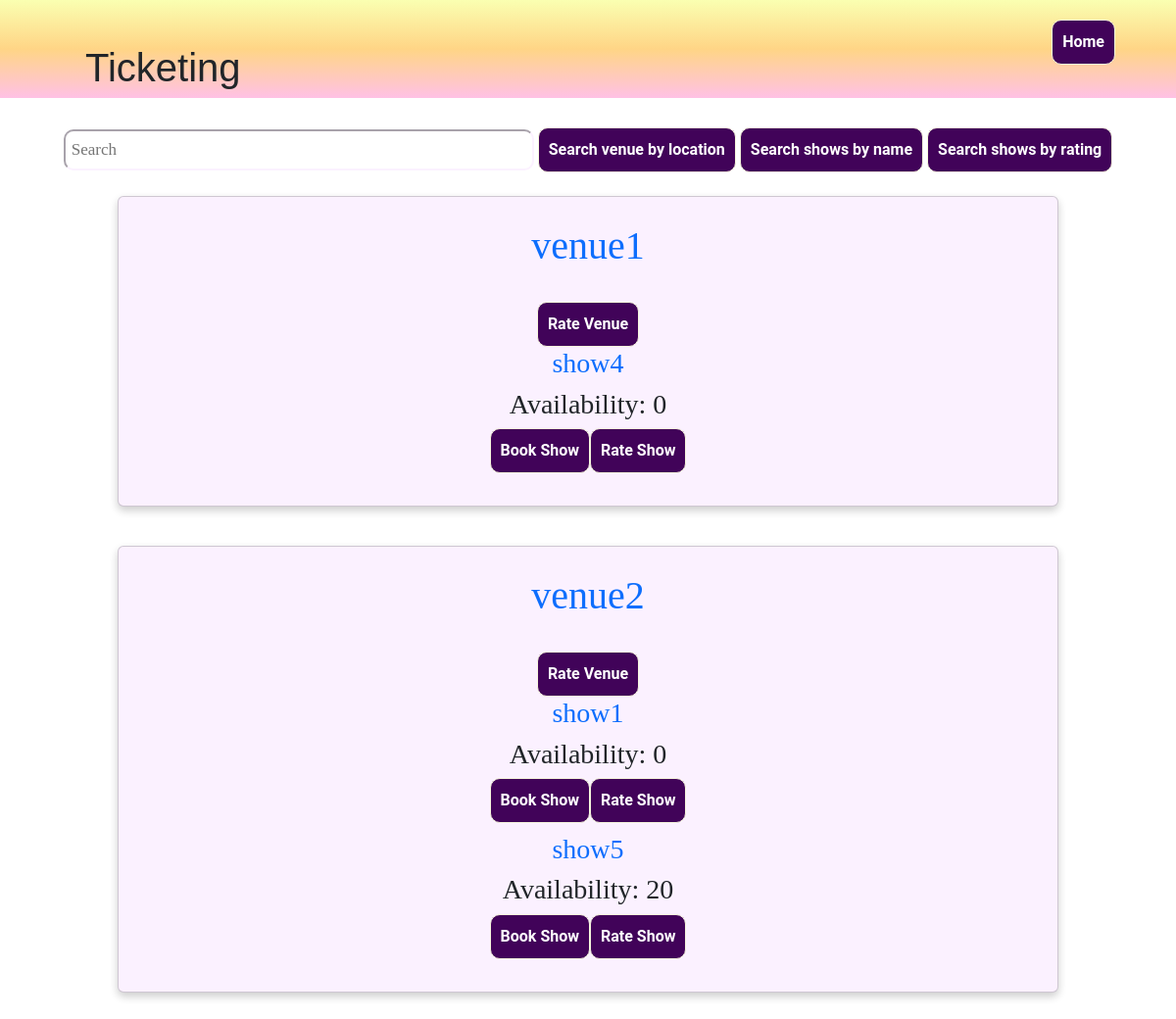
The page /home on the database its author committed.
### app.py (models this page shows)
class Venue(db.Model):
    _tablename_ = 'venue'
    venue_id = db.Column(db.Integer, primary_key=True, autoincrement=True)
    venue_name = db.Column(db.String, unique=True, nullable=False)
    location = db.Column(db.String)
    capacity = db.Column(db.Integer)
    rating = db.Column(db.Integer)
    ratingno = db.Column(db.Integer)

class Shows(db.Model):
    _tablename_ = 'shows'
    show_id = db.Column(db.Integer, primary_key=True, autoincrement=True)
    show_name = db.Column(db.String, unique=True, nullable=False)
    rating = db.Column(db.Integer)
    price = db.Column(db.Integer, nullable=False)
    date = db.Column(db.String)
    time = db.Column(db.String)
    availability=db.Column(db.Integer)
    venue_id = db.Column(db.Integer, db.ForeignKey('venue.venue_id'))
    ratingno = db.Column(db.Integer)

### app.py (the view, shortened to what this page needs)
@app.route('/home', methods=['GET', 'POST'])
def home():
    if request.method == 'GET':
        venueDict={}
        conn = sqlite3.connect("database.sqlite3")
        cur = conn.cursor()
        query = """SELECT venue_id,venue_name,location from venue"""
        cur.execute(query)
        venues = cur.fetchall()
        for venue in venues:
            query2 = """SELECT show_name,availability,show_id from shows where venue_id=?"""
            cur.execute(query2, (venue[0],))
            shows=cur.fetchall()
            venueDict[venue[0]]=[venue[1],shows,venue[2]]
        cur.close()
        return render_template("home.html", venueDict=venueDict)

### templates/home.html (shortened to what this page needs)
{% extends "base.html" %}
{% block body %}
<header>
    <div class="container">
        <div class="nav">
            <h1>Ticketing </h1>
            <div><a href='/home'><button>Home</button></a>
            </div>
        </div>
    </div>
</header>
<div class="home">
    <div class="search">
        <form action="/home" method="POST">
            <input type="text" placeholder="Search" name="searchTag" class="Search">
            <button type="submit" name="venueSearch">Search venue by location</button>
            <button type="submit" name="showSearchName">Search shows by name</button>
            <button type="submit" name="showSearchRating">Search shows by rating</button>
        </form>
    </div>
    {% for key,value in venueDict.items() %}
        <div class="card">
            <h1><a href="/venue/{{key}}">{{value[0]}}</a></h1>
            <a href='/rate/venue/{{key}}'><button>Rate Venue</button></a>
            {% for show in value[1] %}
                <h3 ><a href="/show/{{show[2]}}">{{show[0]}}</a></h3>
                <h3>Availability: {{show[1]}}</h3>
                <div class="manageShows">
                    <a href='/show/{{show[2]}}'><button>Book Show</button></a>
                    <a href='/rate/show/{{show[2]}}'><button>Rate Show</button></a>
                </div>
            {% endfor %}
        </div>
    {% endfor %}
    </div>
{% endblock %}

### static/style.css (style rules this page uses)
* { margin: 0px; padding: 0px; font-family: Cambria, Cochin, Georgia, Times, "Times New Roman", serif; box-sizing: border-box; }
body { font-size: 1rem; }
header { height: 100px; background-image: linear-gradient( rgb(250, 255, 177), rgb(255, 213, 134), rgb(255, 193, 229) ); }
button { border: 1px solid beige; color: white; outline: none; border-radius: 10px; padding: 10px; cursor: pointer; text-decoration: none; font-family: "Roboto", sans-serif; font-weight: bolder; background-color: rgb(65, 3, 89); }
.container { width: 95%; margin: auto; }
.nav { display: flex; justify-content: space-between; width: 100%; margin: auto; padding: 20px; }
h1 { font-family: "Trebuchet MS", "Lucida Sans Unicode", "Lucida Grande", "Lucida Sans", Arial, sans-serif; padding: 25px; }
a { text-decoration: none; }
.home { text-align: center; }
.Search { padding: 6px; margin-top: 8px; font-size: 17px; width: 40%; border-radius: 10px; border-color: #fbf1ff; }
.card { box-shadow: 0 4px 8px 0 rgba(0, 0, 0, 0.2); background-color: #fbf1ff; width: 80%; margin: auto; text-align: center; font-family: arial; margin-bottom:5vh; padding: 3vh; padding-top: 0; }
.manageShows { display: flex; min-width:100%; justify-content: center; margin-bottom: 1%; }
.search { margin-top:3vh; margin-bottom:3vh; }

### rows shown on the page
Venue: venue_name "venue1"
Shows: show_name "show4", availability "0"
Venue: venue_name "venue2"
Shows: show_name "show1", availability "0"
Shows: show_name "show5", availability "20"
